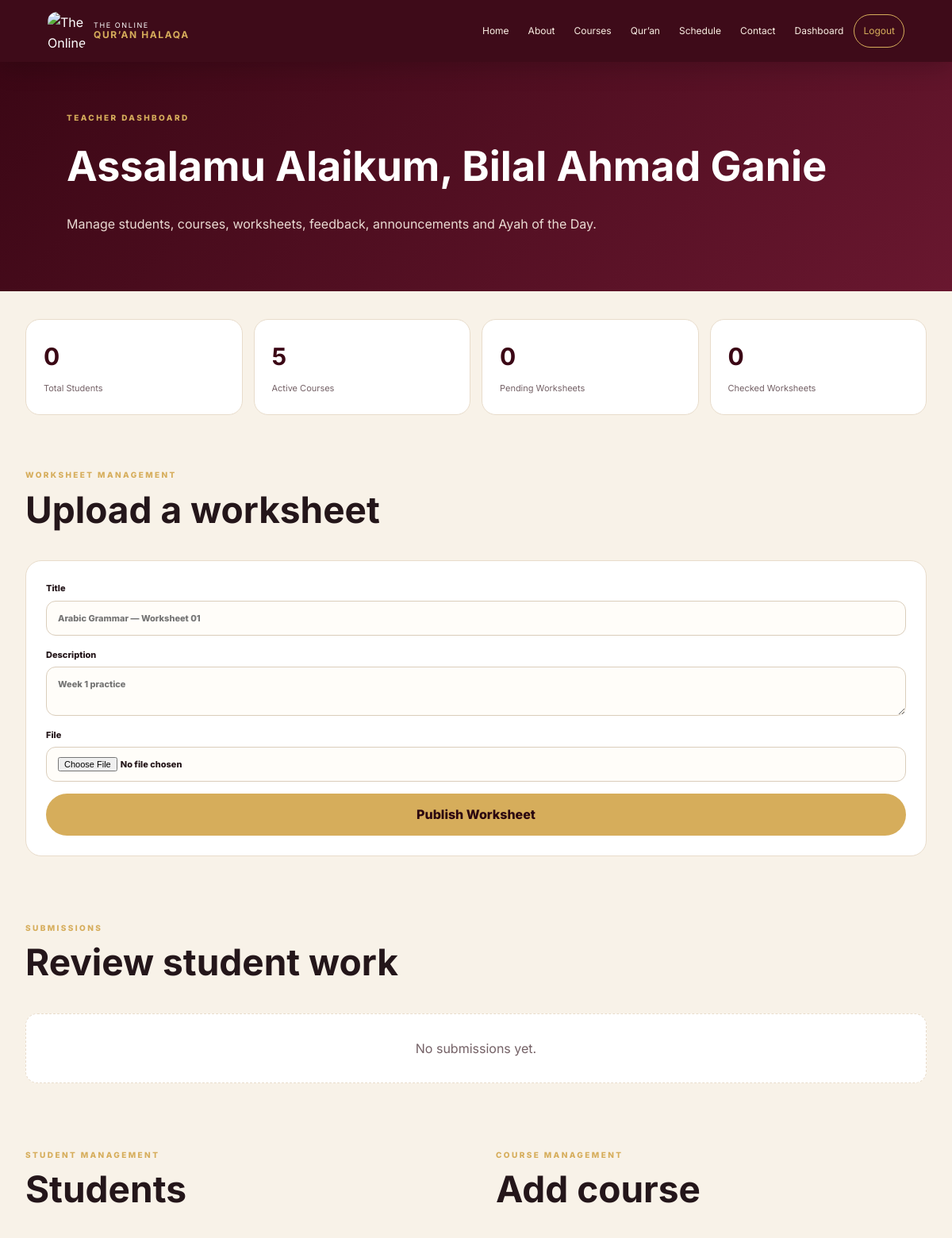
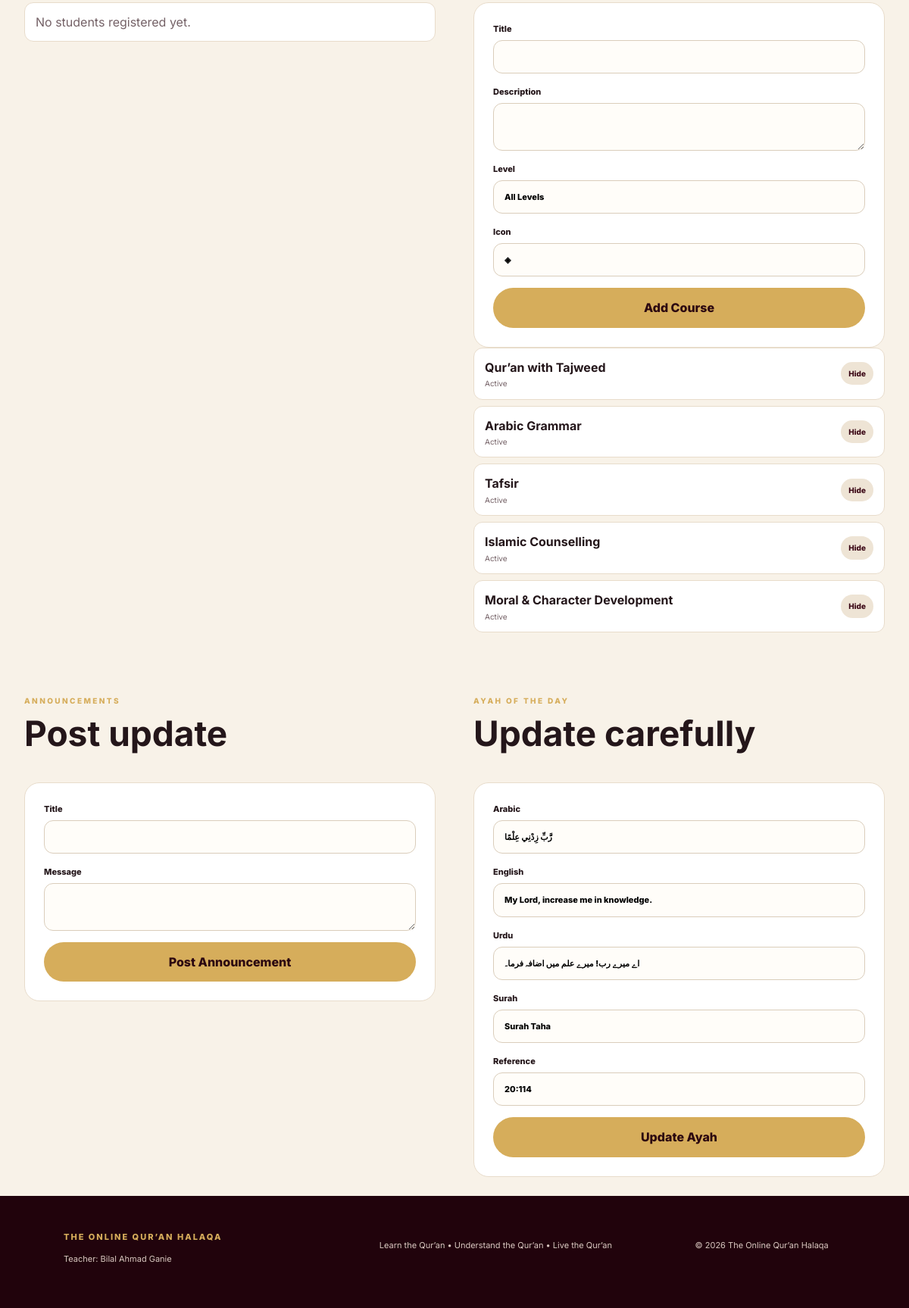
The app's page /teacher (signed in) with its own data (2 pictures, top to bottom).
### app.py (models this page shows)
class Course(db.Model):
    id = db.Column(db.Integer, primary_key=True)
    title = db.Column(db.String(160), nullable=False)
    description = db.Column(db.Text, nullable=False)
    level = db.Column(db.String(80), default='All Levels')
    icon = db.Column(db.String(20), default='◈')
    active = db.Column(db.Boolean, default=True)

### app.py (the view)
@app.route('/teacher')
@teacher_required
def teacher_dashboard():
    students=User.query.filter_by(role='student').order_by(User.created_at.desc()).all()
    worksheets=Worksheet.query.order_by(Worksheet.created_at.desc()).all()
    submissions=Submission.query.order_by(Submission.submitted_at.desc()).all()
    courses=Course.query.order_by(Course.id).all(); announcements=Announcement.query.order_by(Announcement.created_at.desc()).all()
    ayahs=Ayah.query.order_by(Ayah.id.desc()).all()
    return render_template('teacher_dashboard.html',students=students,worksheets=worksheets,submissions=submissions,courses=courses,announcements=announcements,ayahs=ayahs)

### app.py (called while the page is built)
def teacher_required(f):
    @wraps(f)
    def wrapper(*args, **kwargs):
        if session.get('role') != 'teacher':
            flash('Teacher access required.', 'danger')
            return redirect(url_for('login'))
        return f(*args, **kwargs)
    return wrapper

@app.context_processor
def inject_globals():
    return {'year': datetime.now().year}

### teacher_dashboard.html
{% extends 'base.html' %}{% block title %}Teacher Dashboard{% endblock %}{% block content %}
<section class="dashboard-head"><div><span class="eyebrow">TEACHER DASHBOARD</span><h1>Assalamu Alaikum, Bilal Ahmad Ganie</h1><p>Manage students, courses, worksheets, feedback, announcements and Ayah of the Day.</p></div></section>
<section class="section dash-section"><div class="stats"><div><b>{{ students|length }}</b><span>Total Students</span></div><div><b>{{ courses|selectattr('active')|list|length }}</b><span>Active Courses</span></div><div><b>{{ submissions|selectattr('status','equalto','Submitted')|list|length }}</b><span>Pending Worksheets</span></div><div><b>{{ submissions|selectattr('status','equalto','Checked')|list|length }}</b><span>Checked Worksheets</span></div></div></section>
<section class="section compact"><div class="section-heading left"><span class="eyebrow">WORKSHEET MANAGEMENT</span><h2>Upload a worksheet</h2></div><form class="form panel-form" method="post" action="{{ url_for('upload_worksheet') }}" enctype="multipart/form-data"><label>Title<input name="title" placeholder="Arabic Grammar — Worksheet 01" required></label><label>Description<textarea name="description" placeholder="Week 1 practice"></textarea></label><label>File<input type="file" name="file" accept=".pdf,.jpg,.jpeg,.png" required></label><button class="btn gold">Publish Worksheet</button></form></section>
<section class="section compact"><div class="section-heading left"><span class="eyebrow">SUBMISSIONS</span><h2>Review student work</h2></div><div class="worksheet-list">{% for s in submissions %}<div class="review"><div><b>{{ s.worksheet.title }}</b><small>{{ s.student.name }} · {{ s.submitted_at.strftime('%d %b %Y %H:%M') }}</small><a class="text-link" href="{{ url_for('submission_file',sid=s.id) }}">Download submission →</a></div><form class="form review-form" method="post" action="{{ url_for('review_submission',sid=s.id) }}" enctype="multipart/form-data"><select name="status"><option {{ 'selected' if s.status=='Submitted' }}>Submitted</option><option {{ 'selected' if s.status=='Under Review' }}>Under Review</option><option {{ 'selected' if s.status=='Checked' }}>Checked</option></select><textarea name="feedback" placeholder="Teacher feedback">{{ s.feedback }}</textarea><input type="file" name="corrected" accept=".pdf,.jpg,.jpeg,.png"><button class="btn small gold">Save Review</button></form></div>{% else %}<div class="empty">No submissions yet.</div>{% endfor %}</div></section>
<section class="section compact two-col"><div><div class="section-heading left"><span class="eyebrow">STUDENT MANAGEMENT</span><h2>Students</h2></div><div class="mini-list">{% for s in students %}<div><span><b>{{ s.name }}</b><small>{{ s.email }}</small></span><form method="post" action="{{ url_for('delete_student',uid=s.id) }}" onsubmit="return confirm('Remove this student?')"><button class="danger-btn">Remove</button></form></div>{% else %}<div class="empty">No students registered yet.</div>{% endfor %}</div></div><div><div class="section-heading left"><span class="eyebrow">COURSE MANAGEMENT</span><h2>Add course</h2></div><form class="form panel-form" method="post" action="{{ url_for('add_course') }}"><label>Title<input name="title" required></label><label>Description<textarea name="description" required></textarea></label><label>Level<input name="level" value="All Levels"></label><label>Icon<input name="icon" value="◈"></label><button class="btn gold">Add Course</button></form><div class="mini-list">{% for c in courses %}<div><span><b>{{ c.title }}</b><small>{{ 'Active' if c.active else 'Hidden' }}</small></span><form method="post" action="{{ url_for('toggle_course',cid=c.id) }}"><button class="tiny-btn">{{ 'Hide' if c.active else 'Show' }}</button></form></div>{% endfor %}</div></div></section>
<section class="section compact two-col"><div><div class="section-heading left"><span class="eyebrow">ANNOUNCEMENTS</span><h2>Post update</h2></div><form class="form panel-form" method="post" action="{{ url_for('add_announcement') }}"><label>Title<input name="title" required></label><label>Message<textarea name="body" required></textarea></label><button class="btn gold">Post Announcement</button></form></div><div><div class="section-heading left"><span class="eyebrow">AYAH OF THE DAY</span><h2>Update carefully</h2></div><form class="form panel-form" method="post" action="{{ url_for('add_ayah') }}"><label>Arabic<input name="arabic" value="رَّبِّ زِدْنِي عِلْمًا" required></label><label>English<input name="english" value="My Lord, increase me in knowledge." required></label><label>Urdu<input name="urdu" value="اے میرے رب! میرے علم میں اضافہ فرما۔" required></label><label>Surah<input name="surah" value="Surah Taha" required></label><label>Reference<input name="reference" value="20:114" required></label><button class="btn gold">Update Ayah</button></form></div></section>
{% endblock %}

### style.css (style rules this page uses)
:root { --maroon:#3b0715;--maroon2:#61132c;--wine:#7d2441;--gold:#d6ad5b;--gold2:#efd28a;--cream:#f8f2e8;--white:#fffaf2;--ink:#24161a;--muted:#746166;--line:#e8dccb;--shadow:0 20px 60px rgba(59,7,21,.10) }
* { box-sizing:border-box }
html { scroll-behavior:smooth }
body { margin:0;font-family:Inter,Arial,sans-serif;background:var(--cream);color:var(--ink);line-height:1.65 }
button,input,textarea,select { font:inherit }
.eyebrow { display:inline-block;color:var(--gold);font-size:10px;font-weight:800;letter-spacing:2.4px }
.btn { border:1px solid transparent;border-radius:30px;padding:12px 22px;display:inline-flex;align-items:center;justify-content:center;font-weight:800;cursor:pointer;transition:.2s }
.gold { background:var(--gold);color:#2b0610 }
.section { max-width:1180px;margin:auto;padding:88px 22px }
.section-heading { text-align:center;margin-bottom:38px }
.section-heading.left { text-align:left }
.section-heading h2,.cta h2 { font-size:clamp(29px,4vw,46px);line-height:1.12;margin:7px 0 }
.form { display:grid;gap:15px }
.form label { font-size:11px;font-weight:800 }
.form input,.form textarea,.form select { display:block;width:100%;margin-top:6px;border:1px solid #dacdbb;background:#fffdf9;border-radius:12px;padding:12px 14px;outline:none }
.dashboard-head { padding:55px clamp(22px,7vw,90px);background:linear-gradient(135deg,var(--maroon),#69172f);color:#fff }
.dashboard-head h1 { font-size:clamp(28px,5vw,52px);margin:8px 0 }
.dashboard-head p { color:#eadbd3 }
.dash-section { padding-top:35px;padding-bottom:10px }
.stats { max-width:1180px;margin:0 auto;display:grid;grid-template-columns:repeat(4,1fr);gap:14px }
.stats>div { background:#fff;border:1px solid var(--line);border-radius:18px;padding:22px }
.stats b { display:block;font-size:30px;color:var(--maroon) }
.stats span { font-size:11px;color:var(--muted) }
.worksheet-list { display:grid;gap:10px }
.two-col { display:grid;grid-template-columns:1fr 1fr;gap:50px }
.mini-list { display:grid;gap:8px }
.mini-list>div { background:#fff;border:1px solid var(--line);border-radius:12px;padding:12px 14px;display:flex;justify-content:space-between;gap:10px;align-items:center }
.mini-list small { display:block;color:var(--muted);font-size:10px }
.danger-btn,.tiny-btn { border:0;background:#f8e1e3;color:#9b2435;border-radius:20px;padding:7px 10px;font-size:10px;font-weight:800;cursor:pointer }
.tiny-btn { background:#eee4d5;color:var(--maroon) }
.empty { padding:30px;text-align:center;background:#fff;border:1px dashed var(--line);border-radius:15px;color:var(--muted) }
.compact { padding-top:50px;padding-bottom:25px }
.panel-form { background:#fff;border:1px solid var(--line);border-radius:20px;padding:25px }

### records on screen
Course: title "Qur’an with Tajweed", active "Active", active "Hide"
Course: title "Arabic Grammar", active "Active", active "Hide"
Course: title "Tafsir", active "Active", active "Hide"
Course: title "Islamic Counselling", active "Active", active "Hide"
Course: title "Moral & Character Development", active "Active", active "Hide"

### other values on screen
{{ students|length }} "0"
{{ courses|selectattr('active')|list|length }} "5"
{{ submissions|selectattr('status','equalto','Submitted')|list|length }} "0"
{{ submissions|selectattr('status','equalto','Checked')|list|length }} "0"
